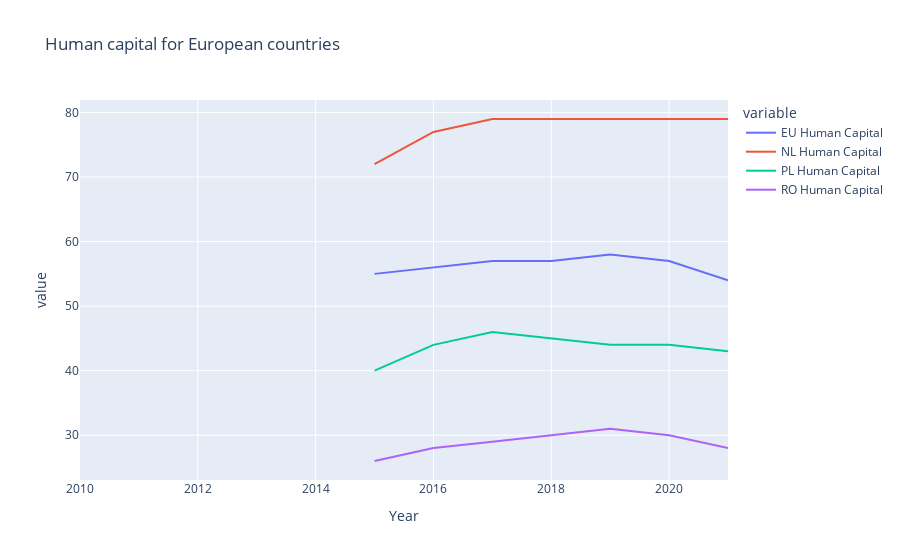
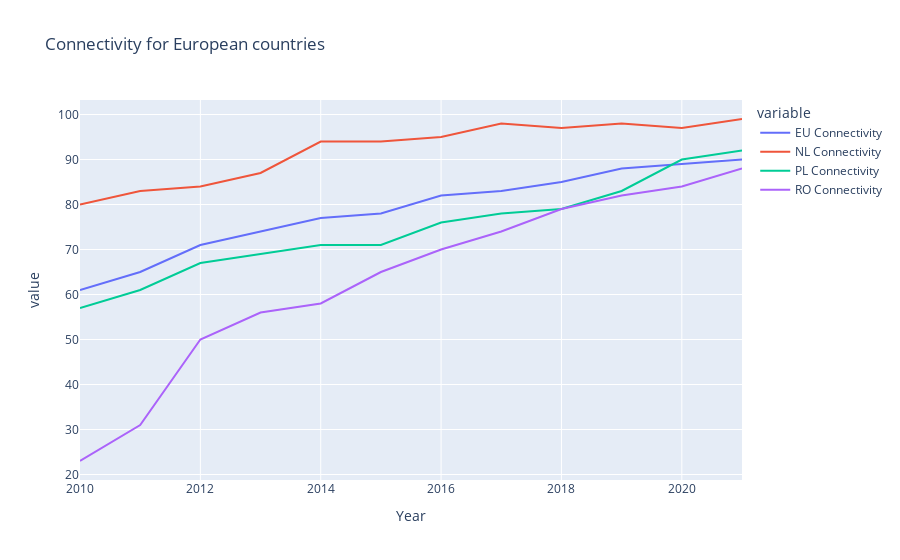
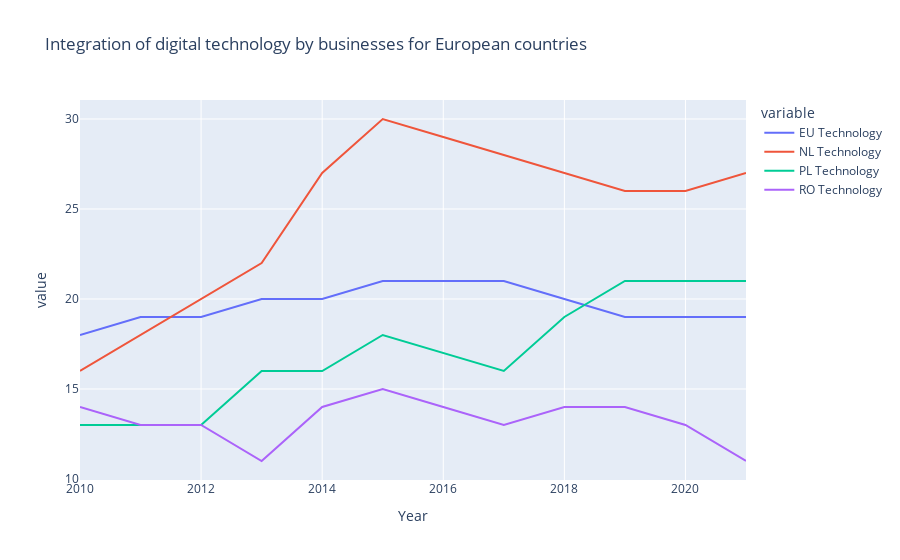
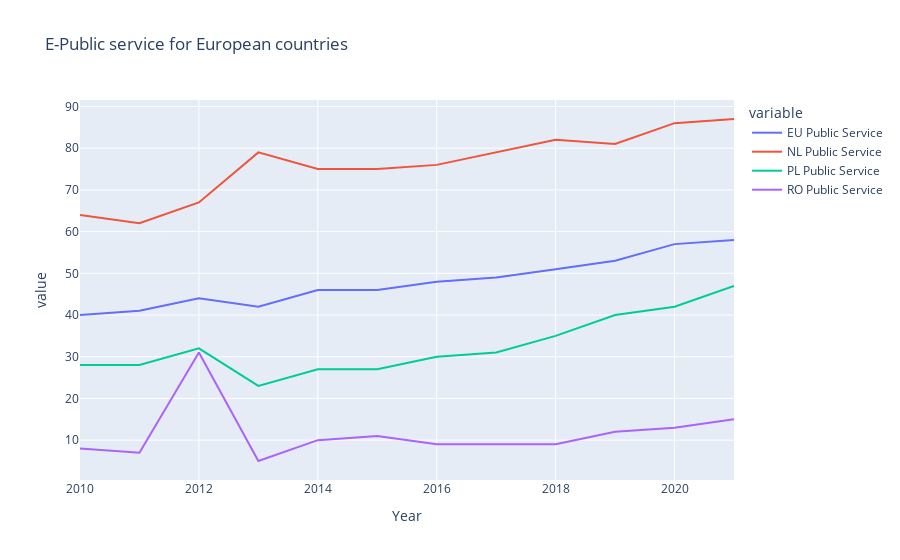

Here is the notebook cell these charts were saved with, in order:
### Code cell
# make graph
human_col = ['EU Human Capital', 'NL Human Capital', 'PL Human Capital', 'RO Human Capital']
conn_col = ['EU Connectivity', 'NL Connectivity', 'PL Connectivity', 'RO Connectivity']
tech_col = ['EU Technology', 'NL Technology', 'PL Technology', 'RO Technology']
pub_col = ['EU Public Service', 'NL Public Service', 'PL Public Service', 'RO Public Service']
index_col = ['EU Digi Index', 'NL Digi Index', 'PL Digi Index', 'RO Digi Index']

fig1 = px.line(df_digi, x=df_digi.index, y=human_col, title="Human capital for European countries")
fig1.show()

fig2 = px.line(df_digi, x=df_digi.index, y=conn_col, title="Connectivity for European countries")
fig2.show()

fig3 = px.line(df_digi, x=df_digi.index, y=tech_col, title="Integration of digital technology by businesses for European countries")
fig3.show()

fig4 = px.line(df_digi, x=df_digi.index, y=pub_col, title="E-Public service for European countries")
fig4.show()

fig5 = px.line(df_digi, x=df_digi.index, y=index_col, title="Digitalization_index for European countries")
fig5.show()

### Figure 1 — Plotly figure (JSON) as saved in the notebook; plotly's stock layout.template omitted (floating-point values rounded to 4 significant figures)
{"data": [{"hovertemplate": "variable=EU Human Capital<br>Year=%{x}<br>value=%{y}<extra></extra>", "legendgroup": "EU Human Capital", "line": {"color": "#636efa", "dash": "solid"}, "marker": {"symbol": "circle"}, "mode": "lines", "name": "EU Human Capital", "orientation": "v", "showlegend": true, "type": "scatter", "x": [2010, 2011, 2012, 2013, 2014, 2015, 2016, 2017, 2018, 2019, 2020, 2021], "xaxis": "x", "y": [null, null, null, null, null, 55, 56, 57, 57, 58, 57, 54], "yaxis": "y"}, {"hovertemplate": "variable=NL Human Capital<br>Year=%{x}<br>value=%{y}<extra></extra>", "legendgroup": "NL Human Capital", "line": {"color": "#EF553B", "dash": "solid"}, "marker": {"symbol": "circle"}, "mode": "lines", "name": "NL Human Capital", "orientation": "v", "showlegend": true, "type": "scatter", "x": [2010, 2011, 2012, 2013, 2014, 2015, 2016, 2017, 2018, 2019, 2020, 2021], "xaxis": "x", "y": [null, null, null, null, null, 72, 77, 79, 79, 79, 79, 79], "yaxis": "y"}, {"hovertemplate": "variable=PL Human Capital<br>Year=%{x}<br>value=%{y}<extra></extra>", "legendgroup": "PL Human Capital", "line": {"color": "#00cc96", "dash": "solid"}, "marker": {"symbol": "circle"}, "mode": "lines", "name": "PL Human Capital", "orientation": "v", "showlegend": true, "type": "scatter", "x": [2010, 2011, 2012, 2013, 2014, 2015, 2016, 2017, 2018, 2019, 2020, 2021], "xaxis": "x", "y": [null, null, null, null, null, 40, 44, 46, 45, 44, 44, 43], "yaxis": "y"}, {"hovertemplate": "variable=RO Human Capital<br>Year=%{x}<br>value=%{y}<extra></extra>", "legendgroup": "RO Human Capital", "line": {"color": "#ab63fa", "dash": "solid"}, "marker": {"symbol": "circle"}, "mode": "lines", "name": "RO Human Capital", "orientation": "v", "showlegend": true, "type": "scatter", "x": [2010, 2011, 2012, 2013, 2014, 2015, 2016, 2017, 2018, 2019, 2020, 2021], "xaxis": "x", "y": [null, null, null, null, null, 26, 28, 29, 30, 31, 30, 28], "yaxis": "y"}], "layout": {"legend": {"title": {"text": "variable"}, "tracegroupgap": 0}, "title": {"text": "Human capital for European countries"}, "xaxis": {"anchor": "y", "domain": [0, 1], "title": {"text": "Year"}}, "yaxis": {"anchor": "x", "domain": [0, 1], "title": {"text": "value"}}}}

### Figure 2 — Plotly figure (JSON) as saved in the notebook; plotly's stock layout.template omitted (floating-point values rounded to 4 significant figures)
{"data": [{"hovertemplate": "variable=EU Connectivity<br>Year=%{x}<br>value=%{y}<extra></extra>", "legendgroup": "EU Connectivity", "line": {"color": "#636efa", "dash": "solid"}, "marker": {"symbol": "circle"}, "mode": "lines", "name": "EU Connectivity", "orientation": "v", "showlegend": true, "type": "scatter", "x": [2010, 2011, 2012, 2013, 2014, 2015, 2016, 2017, 2018, 2019, 2020, 2021], "xaxis": "x", "y": [61, 65, 71, 74, 77, 78, 82, 83, 85, 88, 89, 90], "yaxis": "y"}, {"hovertemplate": "variable=NL Connectivity<br>Year=%{x}<br>value=%{y}<extra></extra>", "legendgroup": "NL Connectivity", "line": {"color": "#EF553B", "dash": "solid"}, "marker": {"symbol": "circle"}, "mode": "lines", "name": "NL Connectivity", "orientation": "v", "showlegend": true, "type": "scatter", "x": [2010, 2011, 2012, 2013, 2014, 2015, 2016, 2017, 2018, 2019, 2020, 2021], "xaxis": "x", "y": [80, 83, 84, 87, 94, 94, 95, 98, 97, 98, 97, 99], "yaxis": "y"}, {"hovertemplate": "variable=PL Connectivity<br>Year=%{x}<br>value=%{y}<extra></extra>", "legendgroup": "PL Connectivity", "line": {"color": "#00cc96", "dash": "solid"}, "marker": {"symbol": "circle"}, "mode": "lines", "name": "PL Connectivity", "orientation": "v", "showlegend": true, "type": "scatter", "x": [2010, 2011, 2012, 2013, 2014, 2015, 2016, 2017, 2018, 2019, 2020, 2021], "xaxis": "x", "y": [57, 61, 67, 69, 71, 71, 76, 78, 79, 83, 90, 92], "yaxis": "y"}, {"hovertemplate": "variable=RO Connectivity<br>Year=%{x}<br>value=%{y}<extra></extra>", "legendgroup": "RO Connectivity", "line": {"color": "#ab63fa", "dash": "solid"}, "marker": {"symbol": "circle"}, "mode": "lines", "name": "RO Connectivity", "orientation": "v", "showlegend": true, "type": "scatter", "x": [2010, 2011, 2012, 2013, 2014, 2015, 2016, 2017, 2018, 2019, 2020, 2021], "xaxis": "x", "y": [23, 31, 50, 56, 58, 65, 70, 74, 79, 82, 84, 88], "yaxis": "y"}], "layout": {"legend": {"title": {"text": "variable"}, "tracegroupgap": 0}, "title": {"text": "Connectivity for European countries"}, "xaxis": {"anchor": "y", "domain": [0, 1], "title": {"text": "Year"}}, "yaxis": {"anchor": "x", "domain": [0, 1], "title": {"text": "value"}}}}

### Figure 3 — Plotly figure (JSON) as saved in the notebook; plotly's stock layout.template omitted (floating-point values rounded to 4 significant figures)
{"data": [{"hovertemplate": "variable=EU Technology<br>Year=%{x}<br>value=%{y}<extra></extra>", "legendgroup": "EU Technology", "line": {"color": "#636efa", "dash": "solid"}, "marker": {"symbol": "circle"}, "mode": "lines", "name": "EU Technology", "orientation": "v", "showlegend": true, "type": "scatter", "x": [2010, 2011, 2012, 2013, 2014, 2015, 2016, 2017, 2018, 2019, 2020, 2021], "xaxis": "x", "y": [18, 19, 19, 20, 20, 21, 21, 21, 20, 19, 19, 19], "yaxis": "y"}, {"hovertemplate": "variable=NL Technology<br>Year=%{x}<br>value=%{y}<extra></extra>", "legendgroup": "NL Technology", "line": {"color": "#EF553B", "dash": "solid"}, "marker": {"symbol": "circle"}, "mode": "lines", "name": "NL Technology", "orientation": "v", "showlegend": true, "type": "scatter", "x": [2010, 2011, 2012, 2013, 2014, 2015, 2016, 2017, 2018, 2019, 2020, 2021], "xaxis": "x", "y": [16, 18, 20, 22, 27, 30, 29, 28, 27, 26, 26, 27], "yaxis": "y"}, {"hovertemplate": "variable=PL Technology<br>Year=%{x}<br>value=%{y}<extra></extra>", "legendgroup": "PL Technology", "line": {"color": "#00cc96", "dash": "solid"}, "marker": {"symbol": "circle"}, "mode": "lines", "name": "PL Technology", "orientation": "v", "showlegend": true, "type": "scatter", "x": [2010, 2011, 2012, 2013, 2014, 2015, 2016, 2017, 2018, 2019, 2020, 2021], "xaxis": "x", "y": [13, 13, 13, 16, 16, 18, 17, 16, 19, 21, 21, 21], "yaxis": "y"}, {"hovertemplate": "variable=RO Technology<br>Year=%{x}<br>value=%{y}<extra></extra>", "legendgroup": "RO Technology", "line": {"color": "#ab63fa", "dash": "solid"}, "marker": {"symbol": "circle"}, "mode": "lines", "name": "RO Technology", "orientation": "v", "showlegend": true, "type": "scatter", "x": [2010, 2011, 2012, 2013, 2014, 2015, 2016, 2017, 2018, 2019, 2020, 2021], "xaxis": "x", "y": [14, 13, 13, 11, 14, 15, 14, 13, 14, 14, 13, 11], "yaxis": "y"}], "layout": {"legend": {"title": {"text": "variable"}, "tracegroupgap": 0}, "title": {"text": "Integration of digital technology by businesses for European countries"}, "xaxis": {"anchor": "y", "domain": [0, 1], "title": {"text": "Year"}}, "yaxis": {"anchor": "x", "domain": [0, 1], "title": {"text": "value"}}}}

### Figure 4 — Plotly figure (JSON) as saved in the notebook; plotly's stock layout.template omitted (floating-point values rounded to 4 significant figures)
{"data": [{"hovertemplate": "variable=EU Public Service<br>Year=%{x}<br>value=%{y}<extra></extra>", "legendgroup": "EU Public Service", "line": {"color": "#636efa", "dash": "solid"}, "marker": {"symbol": "circle"}, "mode": "lines", "name": "EU Public Service", "orientation": "v", "showlegend": true, "type": "scatter", "x": [2010, 2011, 2012, 2013, 2014, 2015, 2016, 2017, 2018, 2019, 2020, 2021], "xaxis": "x", "y": [40, 41, 44, 42, 46, 46, 48, 49, 51, 53, 57, 58], "yaxis": "y"}, {"hovertemplate": "variable=NL Public Service<br>Year=%{x}<br>value=%{y}<extra></extra>", "legendgroup": "NL Public Service", "line": {"color": "#EF553B", "dash": "solid"}, "marker": {"symbol": "circle"}, "mode": "lines", "name": "NL Public Service", "orientation": "v", "showlegend": true, "type": "scatter", "x": [2010, 2011, 2012, 2013, 2014, 2015, 2016, 2017, 2018, 2019, 2020, 2021], "xaxis": "x", "y": [64, 62, 67, 79, 75, 75, 76, 79, 82, 81, 86, 87], "yaxis": "y"}, {"hovertemplate": "variable=PL Public Service<br>Year=%{x}<br>value=%{y}<extra></extra>", "legendgroup": "PL Public Service", "line": {"color": "#00cc96", "dash": "solid"}, "marker": {"symbol": "circle"}, "mode": "lines", "name": "PL Public Service", "orientation": "v", "showlegend": true, "type": "scatter", "x": [2010, 2011, 2012, 2013, 2014, 2015, 2016, 2017, 2018, 2019, 2020, 2021], "xaxis": "x", "y": [28, 28, 32, 23, 27, 27, 30, 31, 35, 40, 42, 47], "yaxis": "y"}, {"hovertemplate": "variable=RO Public Service<br>Year=%{x}<br>value=%{y}<extra></extra>", "legendgroup": "RO Public Service", "line": {"color": "#ab63fa", "dash": "solid"}, "marker": {"symbol": "circle"}, "mode": "lines", "name": "RO Public Service", "orientation": "v", "showlegend": true, "type": "scatter", "x": [2010, 2011, 2012, 2013, 2014, 2015, 2016, 2017, 2018, 2019, 2020, 2021], "xaxis": "x", "y": [8, 7, 31, 5, 10, 11, 9, 9, 9, 12, 13, 15], "yaxis": "y"}], "layout": {"legend": {"title": {"text": "variable"}, "tracegroupgap": 0}, "title": {"text": "E-Public service for European countries"}, "xaxis": {"anchor": "y", "domain": [0, 1], "title": {"text": "Year"}}, "yaxis": {"anchor": "x", "domain": [0, 1], "title": {"text": "value"}}}}
